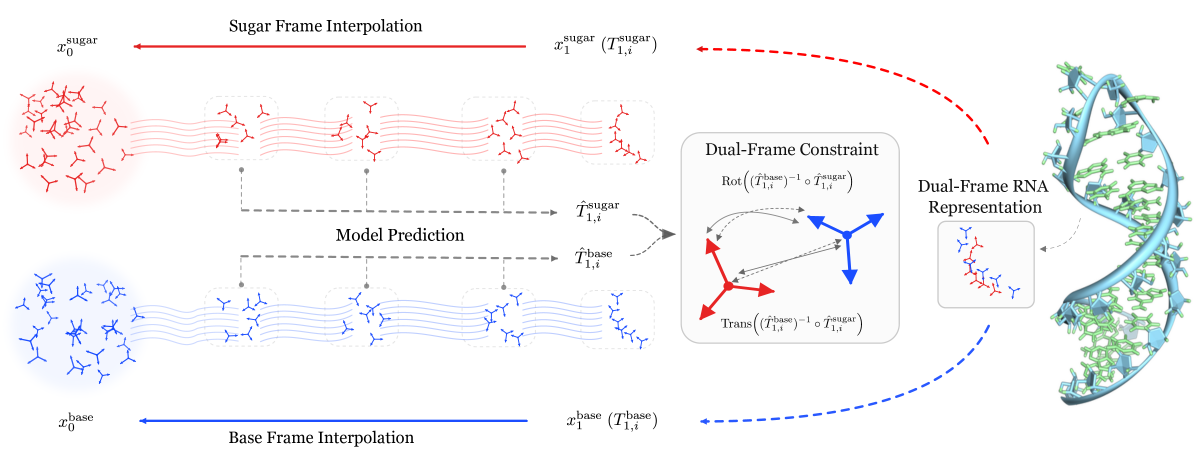
#> input picture media/dual_frame_flow_matching.png, 3609 x 1405 px, found by its file name (shown at 1/3 size)
$ python extract_constraint_diagram.py
#> lines starting #> are read from the running program, lines starting #| are printed output that depends on the picture; after the words box and inside, x2 and y2 are one past the last pixel; in counts of white or black regions, pixels touching at a corner belong together
"""Extract only the relative-pose diagram from the paper's method figure."""
from pathlib import Path
from PIL import Image
import numpy as np
import hashlib, json

MOTION = Path(__file__).resolve().parent
SOURCE = MOTION.parent / 'media/dual_frame_flow_matching.png'
OUTPUT = MOTION / 'assets/relative_pose_paper.png'
# Original pixel coordinates. The lower-right notch excludes the translation
# formula while retaining the entire lower-left red arrowhead.
box = (2080, 604, 2675, 982)
rgb = np.asarray(Image.open(SOURCE).convert('RGB').crop(box)).astype(float)
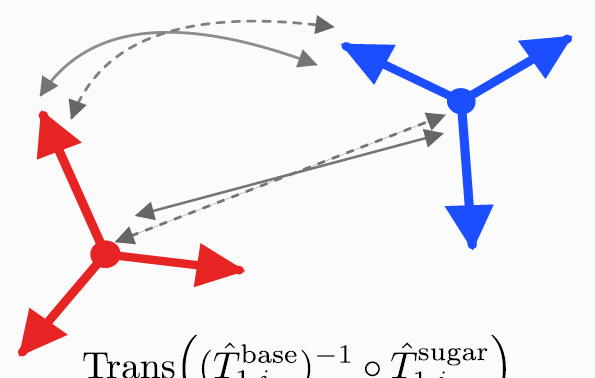
#> rgb: shape (378, 595, 3) float64; mean R, G, B 240, 236, 240.8
keep = np.ones(rgb.shape[:2], dtype=bool)
keep[928-box[1]:, 2160-box[0]:] = False
# Remove the figure's uniform 251/251/251 paper background, preserving the
# original anti-aliased arrow pixels rather than repainting their geometry.
alpha = np.clip((251-rgb.min(axis=2))/251, 0, 1)
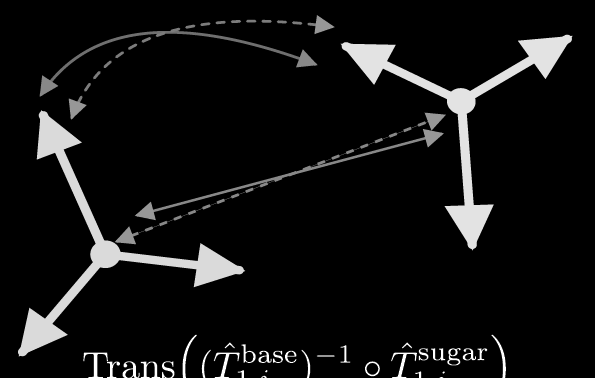
#> alpha: shape (378, 595) float64; min 0, max 1, mean 0.0653
alpha[(rgb.min(axis=2) >= 249) | ~keep] = 0
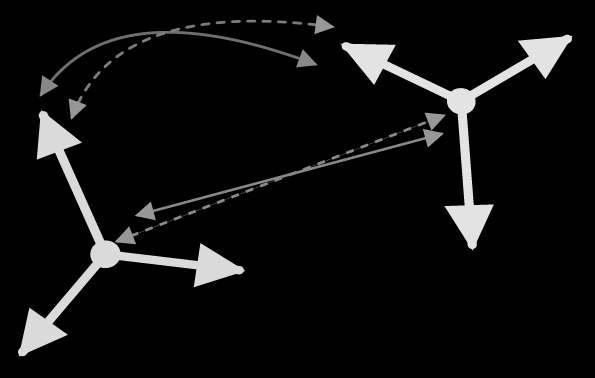
#> alpha: shape (378, 595) float64; 1.37% of pixels changed, all inside (x1, y1, x2, y2) = (83, 334, 506, 378)
color = np.zeros_like(rgb)
np.divide(rgb-251, alpha[..., None], out=color, where=alpha[..., None] > 0)
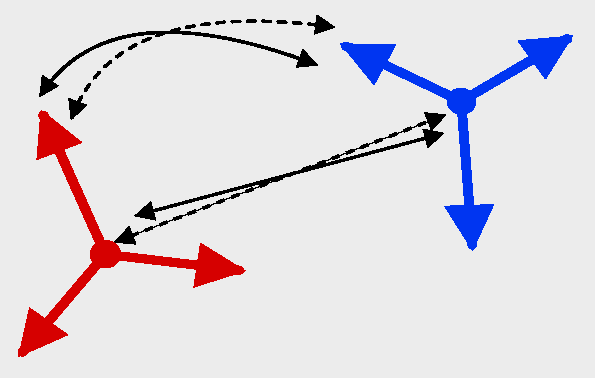
#> color: shape (378, 595, 3) float64; mean R, G, B -13.73, -18.84, -13.09; drawn with min black and max white
color = np.clip(color+251, 0, 255)
rgba = np.dstack((np.rint(color), np.rint(alpha*255))).astype('uint8')
image = Image.fromarray(rgba)
bounds = image.getbbox()
#> bounds = (18, 15, 573, 357)
image = image.crop((bounds[0]-8, bounds[1]-8, bounds[2]+8, bounds[3]+8))
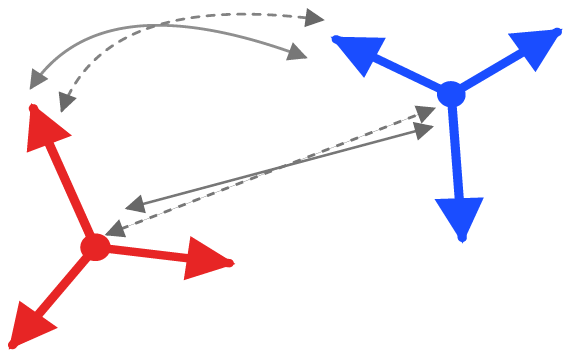
#> image: PIL image 571x358 RGBA; mean R, G, B, A 235.9, 230.3, 236.6, 16; transparent parts drawn white
OUTPUT.parent.mkdir(parents=True, exist_ok=True)
image.save(OUTPUT)
report = dict(source=str(SOURCE.relative_to(MOTION.parent)),
              source_sha256=hashlib.sha256(SOURCE.read_bytes()).hexdigest(),
              crop=list(box), excluded_region={'x_min':2160,'y_min':928},
              output_size=list(image.size),
              content='Original red and blue axes, rotation arcs and translation arrows; no formulas or enclosing box.',
              processing='Exact pixel extraction with background transparency. No geometry or colors redrawn.')
OUTPUT.with_suffix('.json').write_text(json.dumps(report,indent=2),encoding='utf-8')
print(json.dumps(report,indent=2))
#> (printed output is left out)
